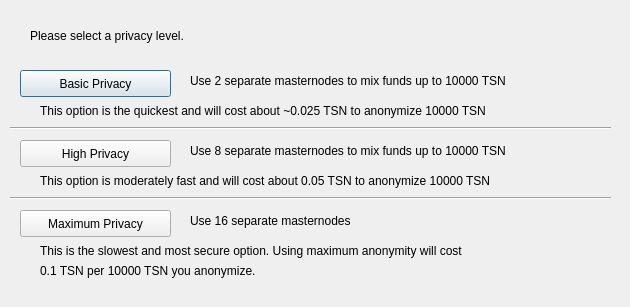
<?xml version="1.0" encoding="UTF-8"?>
<ui version="4.0">
 <class>ObfuscationConfig</class>
 <widget class="QDialog" name="ObfuscationConfig">
  <property name="geometry">
   <rect>
    <x>0</x>
    <y>0</y>
    <width>630</width>
    <height>307</height>
   </rect>
  </property>
  <property name="windowTitle">
   <string>Configure Obfuscation</string>
  </property>
  <widget class="QPushButton" name="buttonBasic">
   <property name="geometry">
    <rect>
     <x>20</x>
     <y>70</y>
     <width>151</width>
     <height>27</height>
    </rect>
   </property>
   <property name="text">
    <string>Basic Privacy</string>
   </property>
  </widget>
  <widget class="QPushButton" name="buttonHigh">
   <property name="geometry">
    <rect>
     <x>20</x>
     <y>140</y>
     <width>151</width>
     <height>27</height>
    </rect>
   </property>
   <property name="text">
    <string>High Privacy</string>
   </property>
  </widget>
  <widget class="QPushButton" name="buttonMax">
   <property name="geometry">
    <rect>
     <x>20</x>
     <y>210</y>
     <width>151</width>
     <height>27</height>
    </rect>
   </property>
   <property name="text">
    <string>Maximum Privacy</string>
   </property>
  </widget>
  <widget class="QLabel" name="label">
   <property name="geometry">
    <rect>
     <x>30</x>
     <y>20</y>
     <width>571</width>
     <height>31</height>
    </rect>
   </property>
   <property name="text">
    <string>Please select a privacy level.</string>
   </property>
  </widget>
  <widget class="QLabel" name="label_2">
   <property name="geometry">
    <rect>
     <x>190</x>
     <y>70</y>
     <width>421</width>
     <height>21</height>
    </rect>
   </property>
   <property name="text">
    <string>Use 2 separate masternodes to mix funds up to 10000 TSN</string>
   </property>
  </widget>
  <widget class="QLabel" name="label_3">
   <property name="geometry">
    <rect>
     <x>190</x>
     <y>140</y>
     <width>411</width>
     <height>21</height>
    </rect>
   </property>
   <property name="text">
    <string>Use 8 separate masternodes to mix funds up to 10000 TSN</string>
   </property>
  </widget>
  <widget class="QLabel" name="label_4">
   <property name="geometry">
    <rect>
     <x>190</x>
     <y>210</y>
     <width>421</width>
     <height>21</height>
    </rect>
   </property>
   <property name="text">
    <string>Use 16 separate masternodes</string>
   </property>
  </widget>
  <widget class="QLabel" name="label_6">
   <property name="geometry">
    <rect>
     <x>40</x>
     <y>100</y>
     <width>561</width>
     <height>21</height>
    </rect>
   </property>
   <property name="text">
    <string>This option is the quickest and will cost about ~0.025 TSN to anonymize 10000 TSN</string>
   </property>
  </widget>
  <widget class="QLabel" name="label_7">
   <property name="geometry">
    <rect>
     <x>40</x>
     <y>170</y>
     <width>561</width>
     <height>21</height>
    </rect>
   </property>
   <property name="text">
    <string>This option is moderately fast and will cost about 0.05 TSN to anonymize 10000 TSN</string>
   </property>
  </widget>
  <widget class="QLabel" name="label_8">
   <property name="geometry">
    <rect>
     <x>40</x>
     <y>240</y>
     <width>561</width>
     <height>21</height>
    </rect>
   </property>
   <property name="text">
    <string>This is the slowest and most secure option. Using maximum anonymity will cost</string>
   </property>
  </widget>
  <widget class="QLabel" name="label_9">
   <property name="geometry">
    <rect>
     <x>40</x>
     <y>260</y>
     <width>561</width>
     <height>21</height>
    </rect>
   </property>
   <property name="text">
    <string>0.1 TSN per 10000 TSN you anonymize.</string>
   </property>
  </widget>
  <widget class="Line" name="line">
   <property name="geometry">
    <rect>
     <x>10</x>
     <y>120</y>
     <width>601</width>
     <height>16</height>
    </rect>
   </property>
   <property name="orientation">
    <enum>Qt::Horizontal</enum>
   </property>
  </widget>
  <widget class="Line" name="line_2">
   <property name="geometry">
    <rect>
     <x>10</x>
     <y>190</y>
     <width>601</width>
     <height>16</height>
    </rect>
   </property>
   <property name="orientation">
    <enum>Qt::Horizontal</enum>
   </property>
  </widget>
 </widget>
 <resources/>
 <connections/>
</ui>
